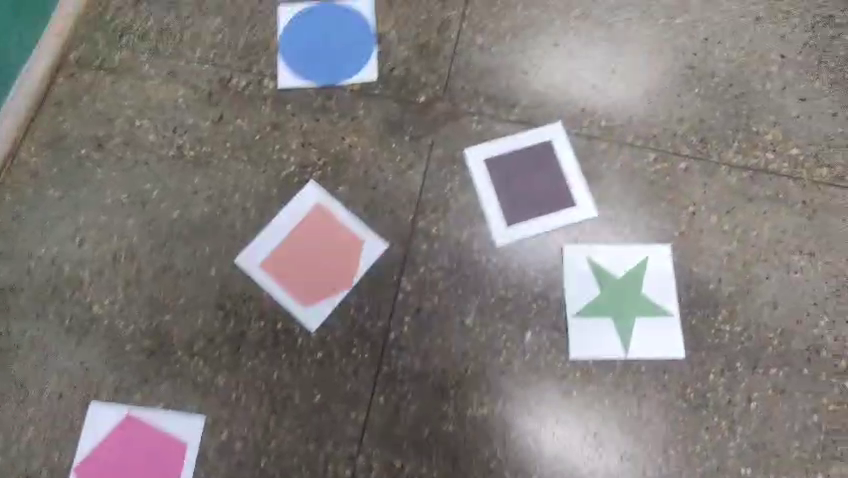
#> input picture frame 42 of assets/video_desafio_1.mp4, 848 x 478 px
$ python deteccao_video.py
#> lines starting #> are read from the running program, lines starting #| are printed output that depends on the picture; after the words box and inside, x2 and y2 are one past the last pixel; in counts of white or black regions, pixels touching at a corner belong together
#> further down, frame is the input picture: shape (478, 848, 3); mean B, G, R 123.8, 125.2, 130.3
import cv2
import numpy as np
from config import *

video = cv2.VideoCapture(VIDEO_PATH)

def detectar_formas(imagem):
    # Aplica blur para reduzir ruído
    imagem_blur = cv2.medianBlur(imagem, MEDIAN_BLUR_KERNEL)

    hsv = cv2.cvtColor(imagem_blur, cv2.COLOR_BGR2HSV)
#> hsv: shape (478, 848, 3); mean H, S, V 43.8, 28.6, 134
    imagem_resultado = imagem.copy()

    for nome_cor, valor_min, valor_max in LISTA_CORES:
        minimo = np.array(valor_min)
        maximo = np.array(valor_max)

        mascara = cv2.inRange(hsv, minimo, maximo)

        kernel = np.ones(MORPHOLOGY_KERNEL_SIZE, np.uint8)
        # Melhor que o Erode e Dilate pq "limpa" dentro da figura
        mascara = cv2.morphologyEx(mascara, cv2.MORPH_OPEN, kernel)
        mascara = cv2.morphologyEx(mascara, cv2.MORPH_CLOSE, kernel)

        mascara = cv2.medianBlur(mascara, MEDIAN_BLUR_KERNEL)

        # Encontra contornos
        contornos, _ = cv2.findContours(mascara, cv2.RETR_EXTERNAL, cv2.CHAIN_APPROX_SIMPLE)

        for cnt in contornos:
            area = cv2.contourArea(cnt)
            if area > AREA_MINIMA:
                perimetro = cv2.arcLength(cnt, True)
                approx = cv2.approxPolyDP(cnt, APPROX_POLY_FACTOR * perimetro, True)
                num_vertices = len(approx)
                circularidade = 4 * np.pi * area / (perimetro * perimetro)

                forma = "Desconhecido"

                # Classificação das formas baseada em vértices e circularidade
                if "Circulo" in nome_cor and VERTICES_CIRCULO[0] <= num_vertices <= VERTICES_CIRCULO[1] and circularidade > CIRCULARIDADE_MINIMA_CIRCULO:
                    forma = "Circulo"
                elif "Cruz" in nome_cor and VERTICES_CRUZ[0] <= num_vertices <= VERTICES_CRUZ[1]:
                    forma = "Cruz"
                elif "Estrela" in nome_cor and VERTICES_ESTRELA[0] <= num_vertices <= VERTICES_ESTRELA[1]:
                    forma = "Estrela"
                elif "Triangulo" in nome_cor and VERTICES_TRIANGULO[0] <= num_vertices <= VERTICES_TRIANGULO[1]:
                    forma = "Triangulo"
                elif "Quadrado" in nome_cor and VERTICES_QUADRADO[0] <= num_vertices <= VERTICES_QUADRADO[1]:
                    forma = "Quadrado"
                elif "Pentagono" in nome_cor and VERTICES_PENTAGONO[0] <= num_vertices <= VERTICES_PENTAGONO[1]:
                    forma = "Pentagono"
                elif "Hexagono" in nome_cor and VERTICES_HEXAGONO[0] <= num_vertices <= VERTICES_HEXAGONO[1]:
                    forma = "Hexagono"
                elif "Castelo" in nome_cor and VERTICES_CASTELO[0] <= num_vertices <= VERTICES_CASTELO[1]:
                    forma = "Castelo"
                # Fallback para detecção por cor
                elif "Circulo" in nome_cor:
                    forma = "Circulo"
                elif "Triangulo" in nome_cor:
                    forma = "Triangulo"
                elif "Quadrado" in nome_cor:
                    forma = "Quadrado"
                elif "Pentagono" in nome_cor:
                    forma = "Pentagono"
                elif "Hexagono" in nome_cor:
                    forma = "Hexagono"
                elif "Cruz" in nome_cor:
                    forma = "Cruz"
                elif "Estrela" in nome_cor:
                    forma = "Estrela"
                elif "Castelo" in nome_cor:
                    forma = "Castelo"
                else:
                    forma = f"Forma ({num_vertices} vertices)"

                # Encontra o centro
                M = cv2.moments(cnt)
                if M["m00"] != 0:
                    cX = int(M["m10"] / M["m00"])
                    cY = int(M["m01"] / M["m00"])
                else:
                    cX, cY = 0, 0

                # Desenha o contorno e o texto
                cv2.drawContours(imagem_resultado, [cnt], -1, COR_CONTORNO, ESPESSURA_CONTORNO)
                texto_final = f"{forma}"
                cv2.putText(imagem_resultado, texto_final, (cX + OFFSET_TEXTO_X, cY + OFFSET_TEXTO_Y),
                           cv2.FONT_HERSHEY_SIMPLEX, TAMANHO_FONTE, COR_TEXTO, ESPESSURA_TEXTO)
#> this loop made 8 passes
#> pass 1, in detectar_formas, `mascara = cv2.inRange(hsv, minimo, maximo)`:
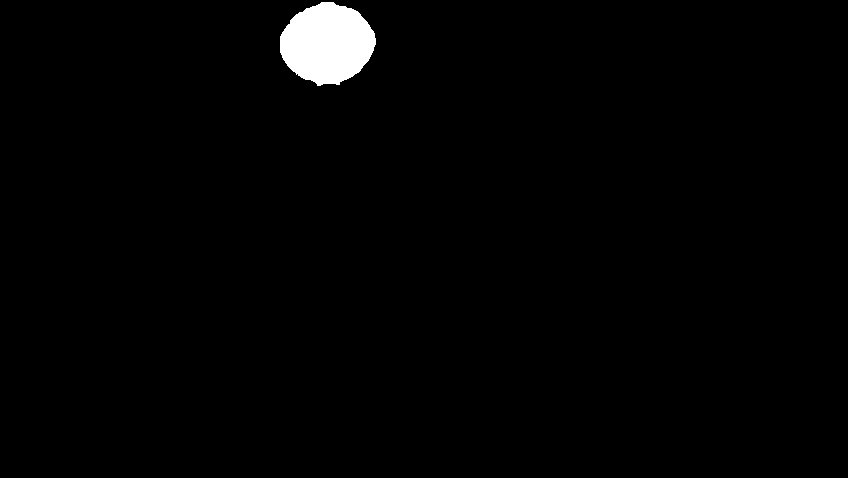
#> mascara: shape (478, 848); 1.5% white; 1 white region, box (x1, y1, x2, y2) and area: (280, 2, 376, 86) 5950
#> after the loop:
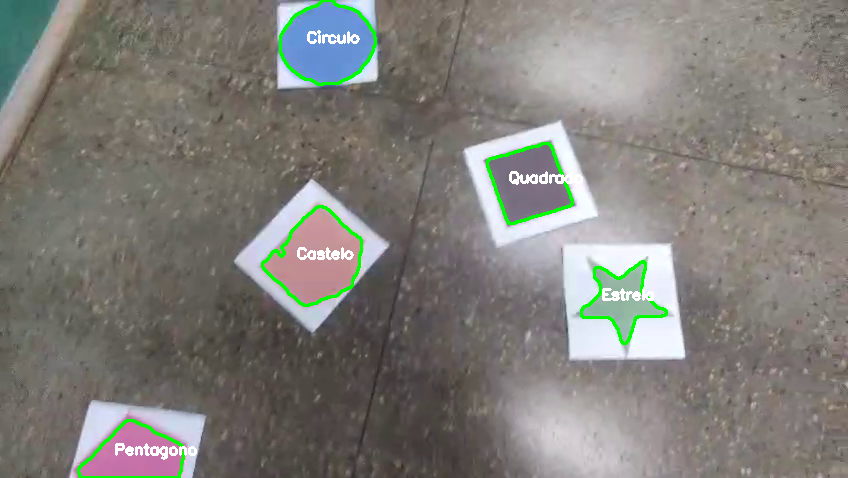
#> imagem_resultado: shape (478, 848, 3); 1.72% of pixels changed, all inside (x1, y1, x2, y2) = (77, 0, 668, 478)
#> after the loop: mascara: shape (478, 848); every value is 0

    return imagem_resultado


while True:
    ret, frame = video.read()

    if not ret:
        video.set(cv2.CAP_PROP_POS_FRAMES, 0)
        continue

    frame_processado = detectar_formas(frame)

    cv2.imshow('Deteccao de Formas Geometricas - Video', frame_processado)

    if cv2.waitKey(FRAME_DELAY) & 0xFF == ord(TECLA_SAIR):
#> (key Esc is pressed here)
        break

video.release()
cv2.destroyAllWindows()

$ run again, starting later in the video
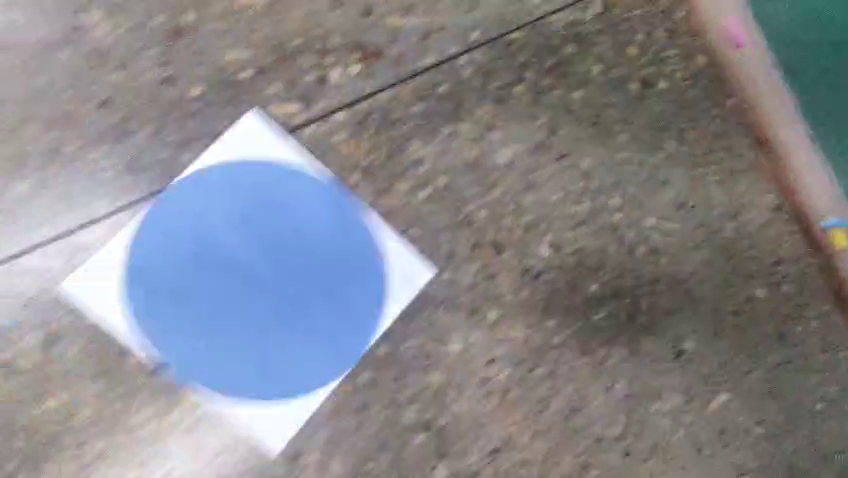
#> input picture frame 191 of assets/video_desafio_1.mp4, 848 x 478 px
#> frame is the input picture: shape (478, 848, 3); mean B, G, R 140.8, 135, 135
#> hsv: shape (478, 848, 3); mean H, S, V 55.5, 38.9, 150.2
#> the loop in detectar_formas, `for nome_cor, valor_min, valor_max in LISTA_CORES:` made 8 passes
#> pass 1, in detectar_formas, `mascara = cv2.medianBlur(mascara, MEDIAN_BLUR_KERNEL)`:
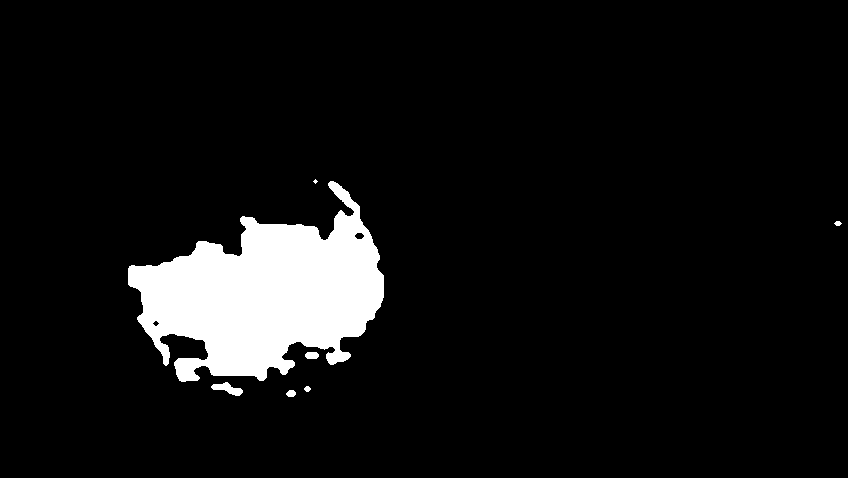
#> mascara: shape (478, 848); 7.2% white; 7 white regions (1 under 20 px), largest, box (x1, y1, x2, y2) and area: (128, 181, 384, 382) 28820, (211, 382, 243, 396) 221, (305, 352, 319, 359) 86, (286, 390, 296, 397) 55, (304, 386, 311, 392) 30, (834, 221, 842, 226) 28
#> after the loop in detectar_formas, `for nome_cor, valor_min, valor_max in LISTA_CORES:`:
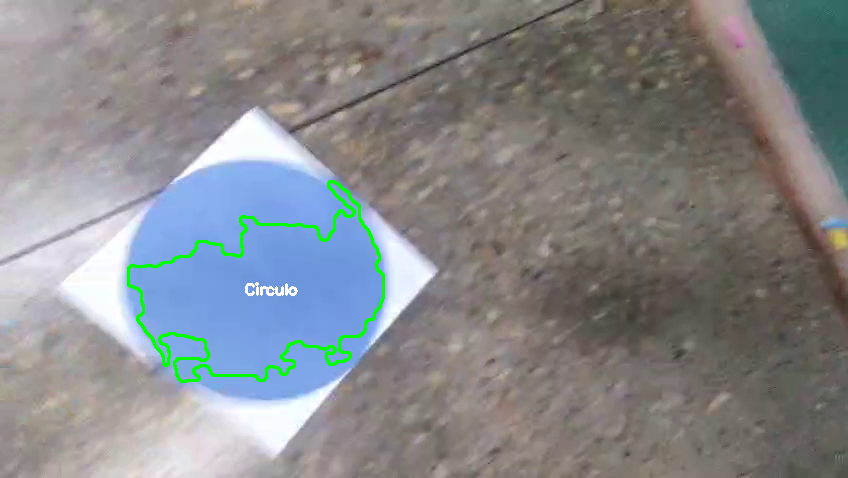
#> imagem_resultado: shape (478, 848, 3); 1.05% of pixels changed, all inside (x1, y1, x2, y2) = (127, 180, 385, 383)

$ run again, starting later in the video
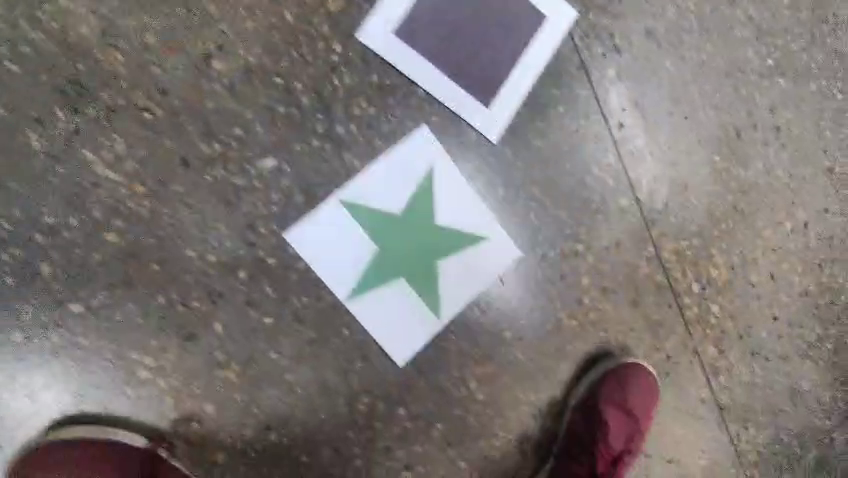
#> input picture frame 340 of assets/video_desafio_1.mp4, 848 x 478 px
#> frame is the input picture: shape (478, 848, 3); mean B, G, R 119.1, 120.8, 125.9
#> hsv: shape (478, 848, 3); mean H, S, V 48.6, 30.5, 129.4
#> the loop in detectar_formas, `for nome_cor, valor_min, valor_max in LISTA_CORES:` made 8 passes
#> pass 2, in detectar_formas, `mascara = cv2.morphologyEx(mascara, cv2.MORPH_OPEN, kernel)`:
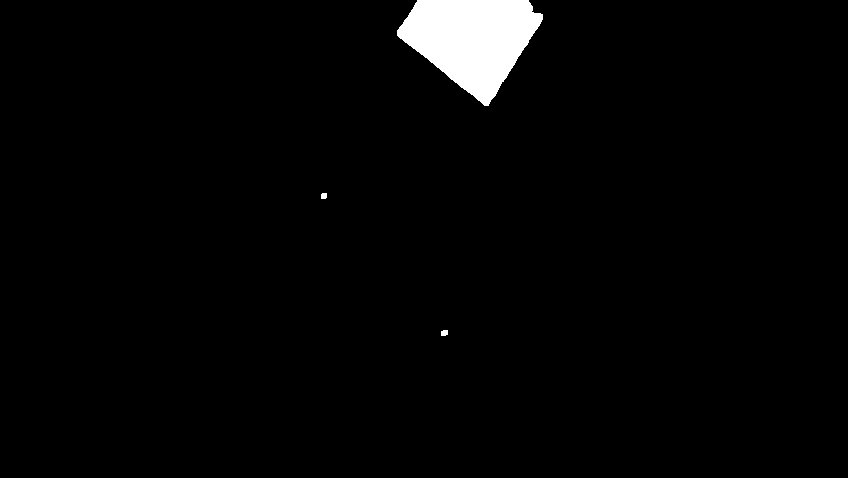
#> mascara: shape (478, 848); 2.4% white; 3 white regions, box (x1, y1, x2, y2) and area: (397, 0, 543, 106) 9513, (441, 330, 448, 336) 38, (321, 193, 327, 199) 34
#> after the loop in detectar_formas, `for nome_cor, valor_min, valor_max in LISTA_CORES:`:
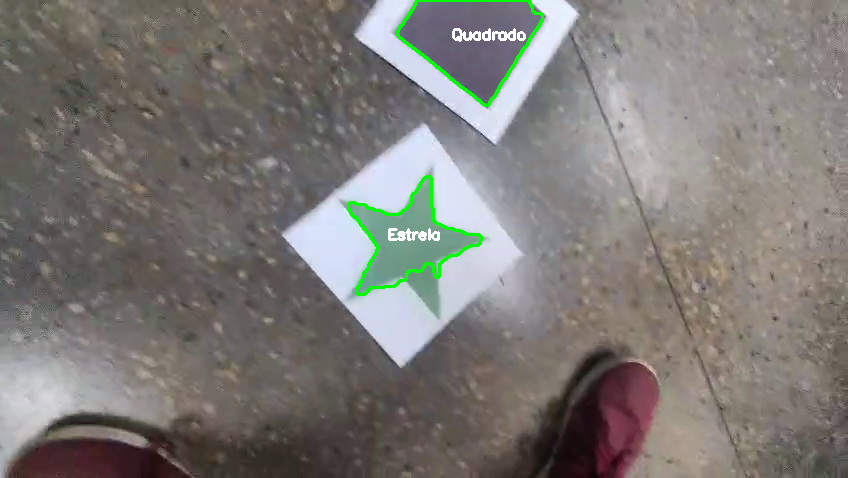
#> imagem_resultado: shape (478, 848, 3); 0.94% of pixels changed, all inside (x1, y1, x2, y2) = (347, 0, 544, 296)
